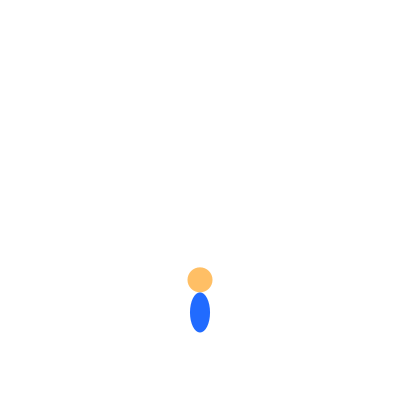
Frame 1 (no input)
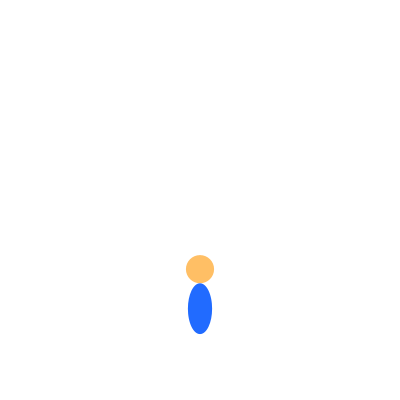
Frame 60 (the mouse pressed at the canvas centre just before this capture)
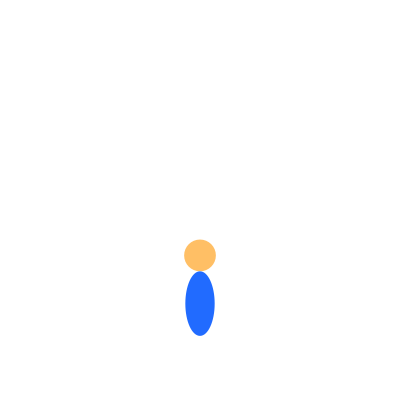
Frame 120 (the mouse held since frame 60 and released just before this capture)

The Processing sketch that drew these frames (run headless with seeded random() and noise(); from frame 60 on, the mouse is pressed at the canvas centre):

// Processing sketch: grownHuman_oo1
// ── grownHuman_oo1.pde
final float fps = 60;            // フレームレート
final float he = 240;            // 最終身長
final float we = 140;            // 最終体幅
final float de = 50;             // 最終の顔の直径

Human someone;

void setup() {
  size(400, 400);                  // ウィンドウのサイズ
  frameRate(fps);
  noStroke();                      // 輪郭線を無効に
  colorMode(HSB, 360, 100, 100);   // カラーモードをHSBに
  float x = 200;
  float y = 320;
  float h = 40;
  float w = 20;
  float d = 25;
  someone = new Human(x, y, h, w, d);
}

/**
 *  人の成長を描く
 */
void draw() {
  background(0, 0, 100);        // 背景色(白)
  someone.grown();            // 人を成長させる
  someone.drawFigure();         // 人を描く
}

class Human {
  final float growthRate = 0.004;  // 成長率
  float x;
  float y;
  float h;
  float w;
  float d;
  Human(float x, float y, float h, float w, float d) {
    this.x = x;
    this.y = y;
    this.h = h;
    this.w = w;
    this.d = d;
  }
  void grown() {
    if ( h < he )
      h = h * (1.0 + growthRate);
    if ( w < we )
      w = w * (1.0 + growthRate * 0.8);
    if ( d < de )
      d = d * (1.0 + growthRate * 0.5);
  }
  void drawFigure() {
    fill(35, 60, 100);
    ellipse(x, y - h, d, d);           // 顔
    fill(220, 87, 100);
    ellipse(x, y - h / 2 + d / 2, w, h); // 胴体
  }
}
